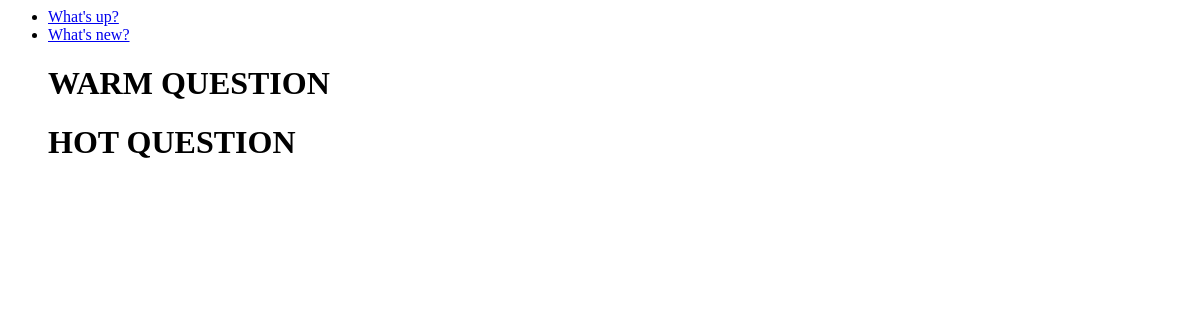
The page /polls/ on the database as committed earlier.
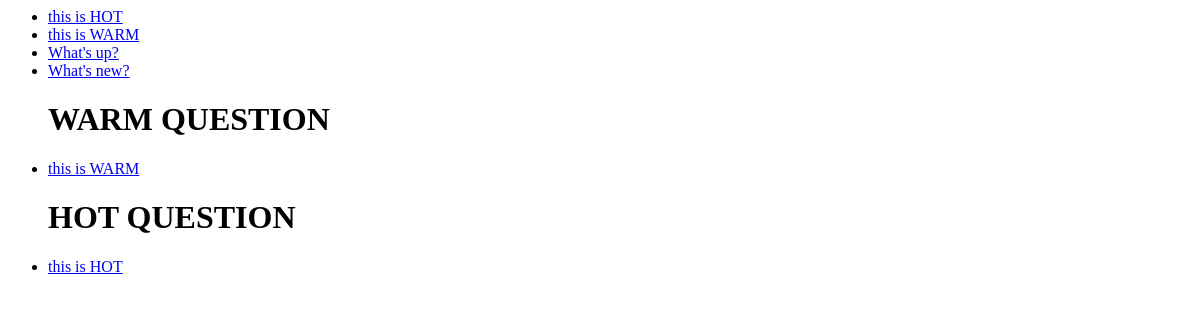
The same page on the database as committed later.
### polls/models.py (models this page shows, shortened)
class Question(models.Model):
    question_text = models.CharField(max_length=200)
    pub_date = models.DateTimeField("date published")

### polls/views.py (the view)
# urls.py: path("", views.IndexView.as_view(), name="index"),
class IndexView(generic.ListView):
    template_name = "polls/index.html"
    context_object_name = "latest_question_list"
    def get_queryset(self):
        return Question.objects.filter(pub_date__lte=timezone.now()).order_by("-pub_date")[
        :5
    ]

### polls/templates/polls/index.html
{% if latest_question_list %}
    <ul>
    {% for question in latest_question_list %}
    <li><a href="{% url 'polls:detail' question.id %}">{{ question.question_text }}</a></li>
    {% endfor %}
    <h1>WARM QUESTION</h1>
        {% for question in latest_question_list %}
            {% for choice in question.choice_set.all %}
                {% if choice.votes >= 10 and choice.votes < 50 %}
                    <li><a href="{% url 'polls:detail' question.id %}">{{ question.question_text }}</a></li>
                {% endif %}
            {% endfor %}
        {% endfor %}
    <h1>HOT QUESTION</h1>
        {% for question in latest_question_list %}
            {% for choice in question.choice_set.all %}
                {% if choice.votes > 50 %}
                    <li><a href="{% url 'polls:detail' question.id %}">{{ question.question_text }}</a></li>
                {% endif %}
            {% endfor %}
        {% endfor %}
    </ul>
{% else %}
    <p>No polls are available.</p>
{% endif %}

Rows that differ between the two databases and show on the page:
added Question: question_text "this is HOT"
added Question: question_text "this is WARM"
